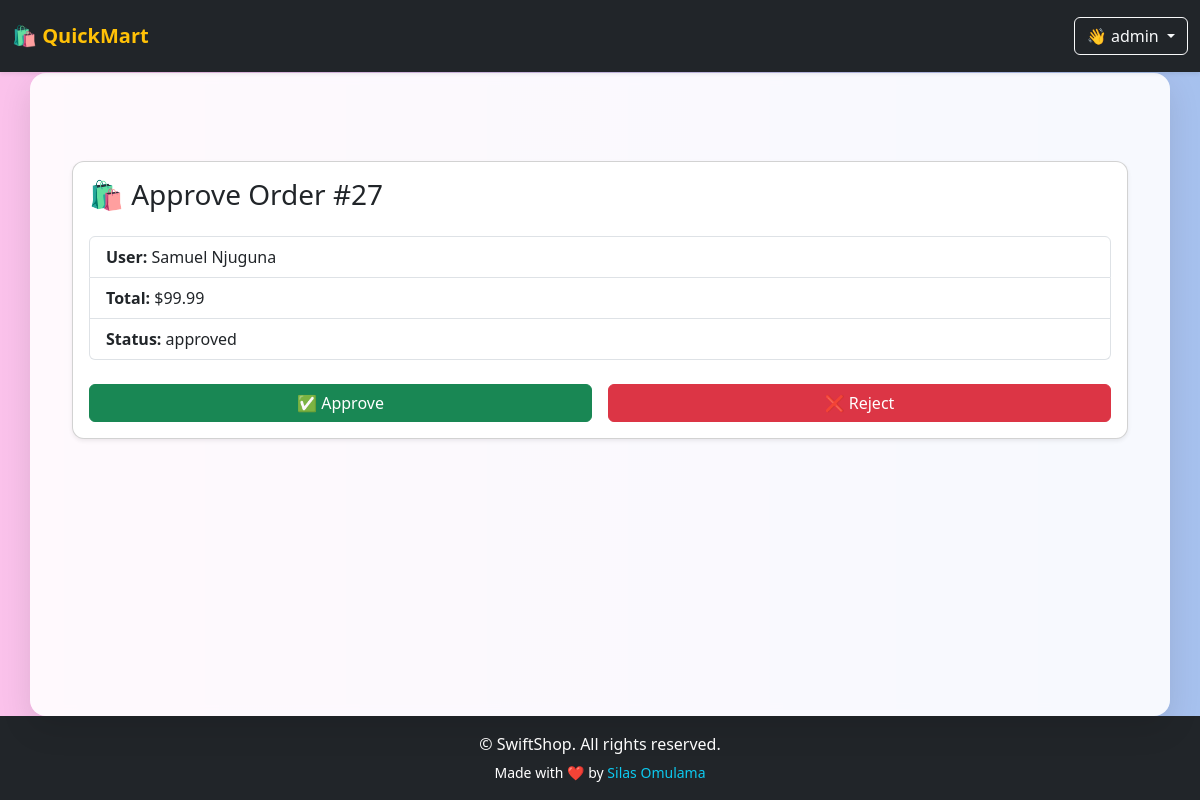
Page /orders/adm/approve/27/ (signed in) on the committed database.
### orders/models.py (models this page shows, shortened)
class Order(models.Model):
    STATUS_CHOICES = [
    ('pending', 'Pending'),
    ('approved', 'Approved'),
    ('rejected', 'Rejected'),
]
    user = models.ForeignKey(User, on_delete=models.CASCADE)
    total_price = models.DecimalField(max_digits=10, decimal_places=2, default=0)
    created_at = models.DateTimeField(auto_now_add=True)
    order_id = models.CharField(default=order_ID, max_length=30,unique=True)
    status = models.CharField(max_length=10, choices=STATUS_CHOICES, default='pending')

### orders/views.py (the view, shortened to what this page needs)
# urls.py: path('adm/approve/<int:order_id>/', views.admin_approve_order, name='admin_approve_order'),
@staff_member_required
def admin_approve_order(request, order_id):
    order = get_object_or_404(Order, id=order_id)
    return render(request, 'orders/approve_order.html', {'order': order})

### cart/context_processors.py (called while the page is built)
def cart_item_count(request):
    cart = Cart(request)
    return {'cart_item_count': sum(item['quantity'] for item in cart.cart.values())}

### orders/templates/orders/approve_order.html (shortened to what this page needs)
{% extends "main.html" %}
{% block content %}
<div class="container mt-5">
  <div class="card shadow-sm">
    <div class="card-body">
      <h3 class="card-title mb-4">🛍️ Approve Order #{{ order.id }}</h3>
      <ul class="list-group mb-4">
        <li class="list-group-item"><strong>User:</strong> {{ order.user.get_full_name }}</li>
        <li class="list-group-item"><strong>Total:</strong> ${{ order.total_price }}</li>
        <li class="list-group-item"><strong>Status:</strong> {{ order.status }}</li>
      </ul>
      <form method="post" class="d-flex flex-column flex-md-row gap-3">
        <button type="submit" name="decision" value="approved" class="btn btn-success w-100 w-md-auto">✅ Approve</button>
        <button type="submit" name="decision" value="rejected" class="btn btn-danger w-100 w-md-auto">❌ Reject</button>
      </form>
    </div>
  </div>
</div>
{% endblock %}

### templates/nav.html (shortened to what this page needs)
<nav class="navbar navbar-expand-lg navbar-dark bg-dark fixed-top shadow-sm py-3">
  <div class="container-fluid">
    <a class="navbar-brand fw-bold" href="{% url 'products_list' %}">
      <span class="text-warning">🛍️ QuickMart</span>
    </a>
    {% if request.user.is_authenticated and not request.user.is_staff %}
    <div class="collapse navbar-collapse justify-content-between" id="mainNavbar">
      <ul class="navbar-nav mx-auto mb-2 mb-lg-0 text-center">
        <li class="nav-item">
          <a class="nav-link {% if request.path == '/' %}active{% endif %}" href="{% url 'products_list' %}">🏠 Home</a>
        </li>
        <li class="nav-item">
          <a class="nav-link" href="{% url 'products_list' %}">🛒 Products</a>
        </li>
        <li class="nav-item">
          <a class="nav-link" href="{% url 'order_list' %}">📦 My Orders</a>
        </li>
      </ul>
      <div class="d-none d-lg-flex align-items-center gap-3">
        <a class="btn btn-outline-light position-relative" href="{% url 'cart_detail' %}">
          🛒
          {% if cart_item_count %}
          <span class="position-absolute top-0 start-100 translate-middle badge rounded-pill bg-danger">
            {{ cart_item_count }}
          </span>
          {% endif %}
        </a>
        <div class="dropdown">
          <a class="btn btn-outline-light dropdown-toggle" href="#" id="userDropdownDesktop" data-bs-toggle="dropdown"
            aria-expanded="false">
            👋 {{ request.user.username }}
          </a>
          <ul class="dropdown-menu dropdown-menu-end" aria-labelledby="userDropdownDesktop">
            <li><a class="dropdown-item" href="{% url 'dashboard_redirect' %}">My Account</a></li>
            <li><a class="dropdown-item" href="{% url 'order_list' %}">My Orders</a></li>
            <li>
              <hr class="dropdown-divider">
            </li>
            <li><a class="dropdown-item text-danger" href="{% url 'logout' %}">Logout</a></li>
          </ul>
        </div>
        {% elif request.user.is_authenticated and request.user.is_staff%}
        <a class="btn btn-outline-light dropdown-toggle" href="#" id="userDropdownDesktop" data-bs-toggle="dropdown"
          aria-expanded="false">
          👋 {{ request.user.username }}
        </a>
        {% else %}
        <a class="btn btn-outline-light" href="{% url 'login-user' %}">Login</a>
        <a class="btn btn-warning" href="{% url 'register' %}">Sign Up</a>
        {% endif %}
      </div>
</nav>

### templates/main.html (style rules this page uses)
html, body { height: 100%; margin: 0; font-family: 'Segoe UI', sans-serif; background: linear-gradient(to right, #fbc2eb, #a6c1ee); display: flex; flex-direction: column; }
.card { border-radius: 12px; }

### rows in the picture
Order: id "27", user.get_full_name "Samuel Njuguna", total_price "99.99", status "approved"

### other values in the picture
{{ request.user.username }} "admin"
